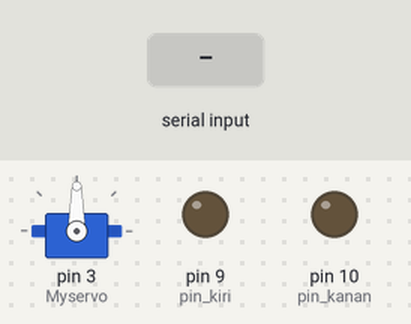
Recording of a sketch running on a simulated Arduino Uno, built with avr-gcc and run on an emulated ATmega328P. Shown: servo, output pins drawn as LEDs (lit = HIGH). The test bench sets the inputs (shaded band). What the sketch prints to the serial monitor is not drawn.

Above: at 1.2 s.
1.3 s: "1" received over Serial
At 1.7 s:
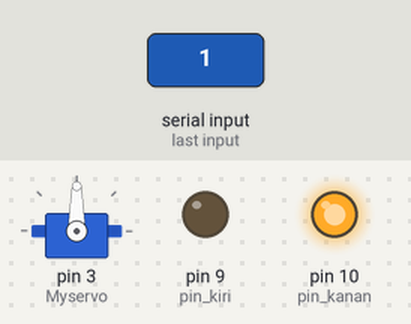
2.8 s: "2" received over Serial
At 4.0 s:
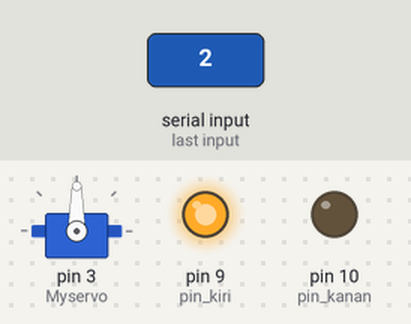
4.3 s: "3" received over Serial
At 5.2 s:
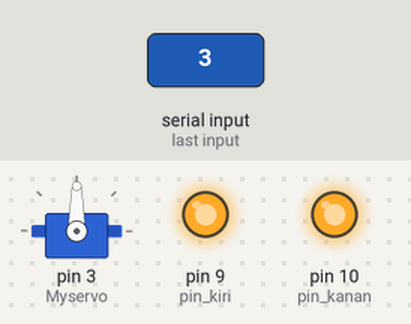
Timing chart, 0 to 7.3 s (numbered marks = the images above; inputs shaded):
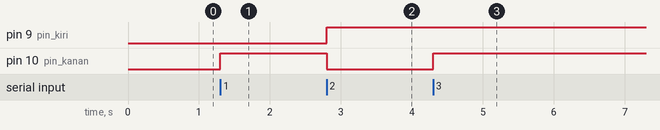

Measured:
- after the input at 1.3 s, pin 10 (pin_kanan): LOW → HIGH at once
- after the input at 2.8 s, pin 9 (pin_kiri): LOW → HIGH at once; pin 10 (pin_kanan): HIGH → LOW at once
- after the input at 4.3 s, pin 10 (pin_kanan): LOW → HIGH at once

The sketch:

sketch_oct18a.ino
```cpp
//#include <SoftwareSerial.h>
//SoftwareSerial mybluetooth(0,1);

#include<Servo.h>

char dataBT;
int pin_kiri = 9;
int pin_kanan = 10;

Servo Myservo;
int pos;

void setup(){
  Serial.begin(9600);
  Myservo.attach(3);
}

void loop() {
  if(Serial.available() > 0){
    dataBT = Serial.read();
    Serial.print(dataBT);

    if(dataBT == '1'){
      analogWrite(pin_kiri, 0);
      analogWrite(pin_kanan, 255);
    }
    else if(dataBT == '2'){
      analogWrite(pin_kanan, 0);
      analogWrite(pin_kiri, 255);
    }
    else if(dataBT == '3'){
      analogWrite(pin_kiri, 255);
      analogWrite(pin_kanan, 255);
    }
    else if(dataBT == '0'){
      analogWrite(pin_kanan, 0);
      analogWrite(pin_kiri, 0);
    }
  }
}
```
